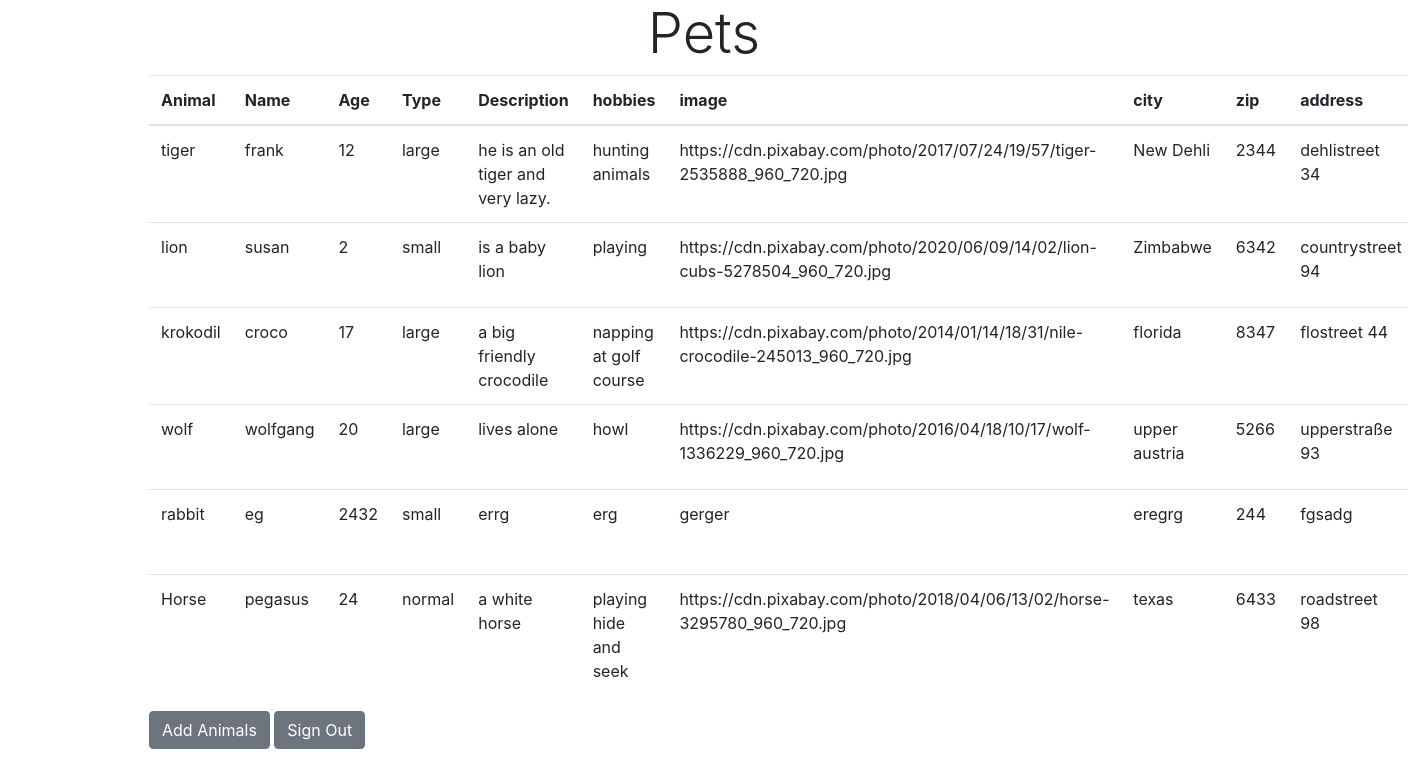
The app's page /pet/indeks.php (signed in) with its own data.
### tables this page shows
CREATE TABLE `animals` (
  `animals_id` int(11) NOT NULL,
  `animals_animal` varchar(100) NOT NULL,
  `animals_name` varchar(100) NOT NULL,
  `animals_age` int(100) NOT NULL,
  `animals_type` enum('small','large','normal') NOT NULL,
  `animals_description` text NOT NULL,
  `animals_hobbies` text NOT NULL,
  `animals_image` varchar(1000) NOT NULL,
  `animals_city` varchar(100) NOT NULL,
  `animals_zip` varchar(1000) NOT NULL,
  `animals_address` varchar(1000) NOT NULL
);

### pet/indeks.php (the view, shortened to what this page needs)
<?php
    require_once 'actions/dbconnect.php';
?>
<!DOCTYPE html>
<html>
<head>
<link rel="stylesheet" href="https://stackpath.bootstrapcdn.com/bootstrap/4.5.0/css/bootstrap.min.css">
</head>
<body>
<h1 class="display-4 d-flex justify-content-center">Pets</h1>
<div class="container">
    <table class="table">
        <thead>
            <tr>
                <th scope="col">Animal</th>
                <th scope="col">Name</th>
                <th scope="col">Age</th>
                <th scope="col">Type</th>
                <th scope="col">Description</th>
                <th scope="col">hobbies</th>
                <th scope="col">image</th>
                <th scope="col">city</th>
                <th scope="col">zip</th>
                <th scope="col">address</th>
            </tr>
        </thead>
        <tbody>
        <?php
           $sql = "SELECT * FROM animals";
           $result = $conn->query($sql);
            if($result->num_rows > 0) {
                while($row = $result->fetch_assoc()) {
                    echo
                        "<tr>
                            <td>"     .$row['animals_animal']        ."</td>
                            <td>"     .$row['animals_name']          ."</td>
                            <td>"     .$row['animals_age']           ."</td>
                            <td>"     .$row['animals_type']          ."</td>
                            <td>"     .$row['animals_description']   ."</td>
                            <td>"     .$row['animals_hobbies']       ."</td>
                            <td>"     .$row['animals_image']         ."</td>
                            <td>"     .$row['animals_city']          ."</td>
                            <td>"     .$row['animals_zip']            ."</td>
                            <td>"     .$row['animals_address']        ."</td>
                            <td>
                                <a href='update.php?id="  .$row['animals_id']     ."'><button type='button'>Edit</button></a>
                                <a href='delete.php?id="  .$row['animals_id']     ."'><button type='button'>Delete</button></a>
                            </td>
                        </tr>";
                }
            } else {
                echo  "<tr><td><center>No Data Avaliable</center></td></tr>";
            }
        ?>
        </tbody>
    </table>
    <a href="create.php"><button type="button" class="btn btn-secondary">Add Animals</button></a>
    <a href="logout.php?logout"><button type="button" class="btn btn-secondary">Sign Out</button></a>
</div>
</body>
</html>

### records on screen
animals: animals_animal "tiger", animals_name "frank", animals_age "12", animals_type "large", animals_description "he is an old tiger and very lazy.", animals_hobbies "hunting animals", animals_image "https://cdn.pixabay.com/photo/2017/07/24/19/57/tiger-2535888_960_720.jpg", animals_city "New Dehli", animals_zip "2344", animals_address "dehlistreet 34"
animals: animals_animal "lion", animals_name "susan", animals_age "2", animals_type "small", animals_description "is a baby lion", animals_hobbies "playing", animals_image "https://cdn.pixabay.com/photo/2020/06/09/14/02/lion-cubs-5278504_960_720.jpg", animals_city "Zimbabwe", animals_zip "6342", animals_address "countrystreet 94"
animals: animals_animal "krokodil", animals_name "croco", animals_age "17", animals_type "large", animals_description "a big friendly crocodile", animals_hobbies "napping at golf course", animals_image "https://cdn.pixabay.com/photo/2014/01/14/18/31/nile-crocodile-245013_960_720.jpg", animals_city "florida", animals_zip "8347", animals_address "flostreet 44"
animals: animals_animal "wolf", animals_name "wolfgang", animals_age "20", animals_type "large", animals_description "lives alone", animals_hobbies "howl", animals_image "https://cdn.pixabay.com/photo/2016/04/18/10/17/wolf-1336229_960_720.jpg", animals_city "upper austria", animals_zip "5266", animals_address "upperstraße 93"
animals: animals_animal "rabbit", animals_name "eg", animals_age "2432", animals_type "small", animals_description "errg", animals_hobbies "erg", animals_image "gerger", animals_city "eregrg", animals_zip "244", animals_address "fgsadg"
animals: animals_animal "Horse", animals_name "pegasus", animals_age "24", animals_type "normal", animals_description "a white horse", animals_hobbies "playing hide and seek", animals_image "https://cdn.pixabay.com/photo/2018/04/06/13/02/horse-3295780_960_720.jpg", animals_city "texas", animals_zip "6433", animals_address "roadstreet 98"
